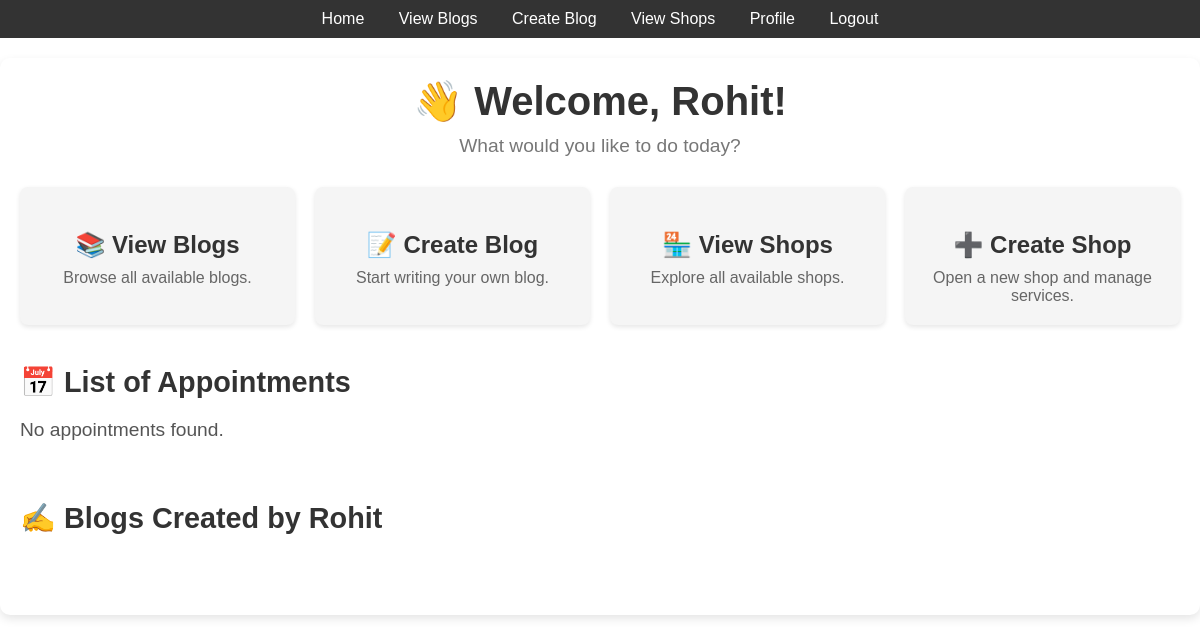
Page /auth/profile (signed in) on the earlier database version.
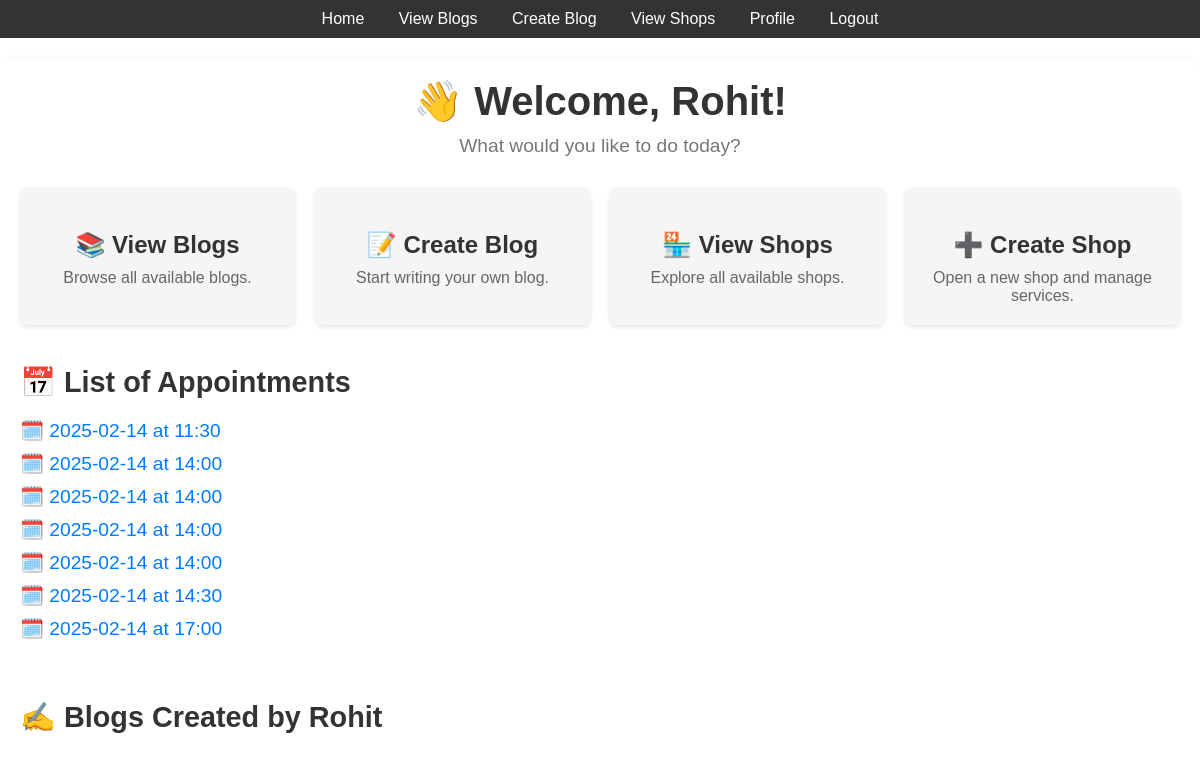
Same page on the later database version.
### models.py (models this page shows)
class Appointment(Base):
    __tablename__ = "appointments"
    id = Column(Integer, primary_key=True, index=True)
    user_id = Column(Integer, ForeignKey("users.id"))
    worker_id = Column(Integer, ForeignKey("workers.id"))
    shop_id = Column(Integer, ForeignKey("shops.id"))
    date = Column(String)
    time = Column(String)
    user = relationship("User", backref="appointments")
    worker = relationship("Worker", backref="appointments")
    shop = relationship("Shop", backref="appointments")
    services = relationship("Service", secondary=appointment_services, back_populates="appointments")

### routers/auth.py (the view)
@router.get("/profile")
def profile(request: Request, db: Session = Depends(get_db)):
    user = get_current_user(request)
    blogs = db.query(Blog).filter(Blog.user_id == user["id"]).all()
    appointments = db.query(Appointment).filter(Appointment.user_id == user["id"]).all()
    return templates.TemplateResponse("profile.html", {"request": request, "user": user, "blogs":blogs,"appointments":appointments})

### templates/profile.html
{% extends "base.html" %}
{% block content %}
<link rel="stylesheet" href="{{ url_for('static', path='css/styles_profile.css') }}">
<div class="profile-container">
    <div class="welcome-section">
        <h1>👋 Welcome, {{ user.username }}!</h1>
        <p class="subtitle">What would you like to do today?</p>
    </div>
    <div class="actions-section">
        <div class="card">
            <a href="/blogs/">
                <h3>📚 View Blogs</h3>
                <p>Browse all available blogs.</p>
            </a>
        </div>
        <div class="card">
            <a href="/blogs/create">
                <h3>📝 Create Blog</h3>
                <p>Start writing your own blog.</p>
            </a>
        </div>
        <div class="card">
            <a href="/shops/">
                <h3>🏪 View Shops</h3>
                <p>Explore all available shops.</p>
            </a>
        </div>
        <div class="card">
            <a href="/shops/create">
                <h3>➕ Create Shop</h3>
                <p>Open a new shop and manage services.</p>
            </a>
        </div>
    </div>
    <div class="appointments-section">
        <h2>📅 List of Appointments</h2>
        <ul>
            {% for appointment in appointments %}
                <li>
                    <a href="/blogs/{{ appointment.id }}">
                        🗓️ {{ appointment.date }} at {{ appointment.time }}
                    </a>
                </li>
            {% else %}
                <li>No appointments found.</li>
            {% endfor %}
        </ul>
    </div>
    <div class="blogs-section">
        <h2>✍️ Blogs Created by {{ user.username }}</h2>
        {% include "list_of_blog.html" %}
    </div>
</div>
{% endblock %}

### templates/base.html (shortened to what this page needs)
<!DOCTYPE html>
<html>
<head>
    <link rel="stylesheet" href="/static/css/styles_head.css">
</head>
<body>
    <nav>
        <a href="/">Home</a>
        <a href="/blogs/">View Blogs</a>
        <a href="/blogs/create">Create Blog</a>
        {% if request.session.get("user") %}
            <a href="/shops">View Shops</a>
            <a href="/auth/profile">Profile</a>
            <a href="/auth/logout">Logout</a>
        {% else %}
            <a href="/auth/login">Login</a>
            <a href="/auth/register">Register</a>
        {% endif %}
    </nav>
    <div>
        {% block content %}{% endblock %}
    </div>
</body>
</html>

### templates/list_of_blog.html (shortened to what this page needs)
<link rel="stylesheet" href="{{ url_for('static', path='css/styles.css') }}">
    <div class="blog-container">
    </div>

### static/css/styles_head.css (style rules this page uses)
body { font-family: Arial, sans-serif; margin: 0; padding: 0; }
nav { background-color: #333; color: white; padding: 10px; text-align: center; }
nav a { color: white; margin: 0 15px; text-decoration: none; }
h1, h2 { color: #333; }

### static/css/styles_profile.css (style rules this page uses)
body, ul, h1, h2, p { margin: 0; padding: 0; list-style: none; }
.profile-container { max-width: 1200px; margin: 20px auto; padding: 20px; background-color: #fff; border-radius: 10px; box-shadow: 0 4px 10px rgba(0, 0, 0, 0.1); }
.welcome-section { text-align: center; margin-bottom: 30px; }
.welcome-section h1 { font-size: 2.5em; color: #333; }
.welcome-section .subtitle { color: #777; font-size: 1.2em; margin-top: 10px; }
.actions-section { display: grid; grid-template-columns: repeat(auto-fit, minmax(200px, 1fr)); gap: 20px; margin-bottom: 40px; }
.actions-section .card { background-color: #f5f5f5; padding: 20px; border-radius: 8px; text-align: center; transition: 0.3s; box-shadow: 0 2px 5px rgba(0, 0, 0, 0.1); }
.actions-section .card h3 { font-size: 1.5em; color: #333; margin-bottom: 10px; }
.actions-section .card p { color: #666; font-size: 1em; }
.actions-section .card a { text-decoration: none; color: inherit; }
.appointments-section { margin-bottom: 40px; }
.appointments-section h2 { font-size: 1.8em; margin-bottom: 20px; color: #333; }
.appointments-section ul { padding: 0; margin: 0; }
.appointments-section ul li { font-size: 1.2em; margin-bottom: 10px; color: #555; }
.appointments-section ul li a { text-decoration: none; color: #007BFF; transition: 0.3s; }
.blogs-section h2 { font-size: 1.8em; margin-bottom: 20px; color: #333; }
.blogs-section { padding: 20px 0; }

### static/css/styles.css (style rules this page uses)
.blog-container { display: flex; flex-direction: column; align-items: flex-start; width: 100%; padding: 10px; }

Differences in the rows shown:
now on this page (row edited): Appointment: date "2025-02-14", time "11:30"
added Appointment: date "2025-02-14", time "14:00"
added Appointment: date "2025-02-14", time "14:00"
added Appointment: date "2025-02-14", time "14:00"
added Appointment: date "2025-02-14", time "14:00"
added Appointment: date "2025-02-14", time "14:30"
added Appointment: date "2025-02-14", time "17:00"
Other differences:
text no longer shown: "No appointments found."
